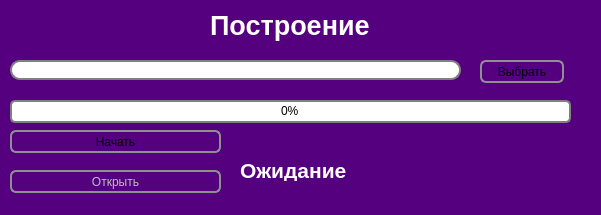
<?xml version="1.0" encoding="UTF-8"?>
<ui version="4.0">
 <class>MainWindow</class>
 <widget class="QMainWindow" name="MainWindow">
  <property name="geometry">
   <rect>
    <x>0</x>
    <y>0</y>
    <width>601</width>
    <height>215</height>
   </rect>
  </property>
  <property name="palette">
   <palette>
    <active>
     <colorrole role="Base">
      <brush brushstyle="SolidPattern">
       <color alpha="255">
        <red>255</red>
        <green>255</green>
        <blue>255</blue>
       </color>
      </brush>
     </colorrole>
     <colorrole role="Window">
      <brush brushstyle="SolidPattern">
       <color alpha="255">
        <red>85</red>
        <green>0</green>
        <blue>127</blue>
       </color>
      </brush>
     </colorrole>
    </active>
    <inactive>
     <colorrole role="Base">
      <brush brushstyle="SolidPattern">
       <color alpha="255">
        <red>255</red>
        <green>255</green>
        <blue>255</blue>
       </color>
      </brush>
     </colorrole>
     <colorrole role="Window">
      <brush brushstyle="SolidPattern">
       <color alpha="255">
        <red>85</red>
        <green>0</green>
        <blue>127</blue>
       </color>
      </brush>
     </colorrole>
    </inactive>
    <disabled>
     <colorrole role="Base">
      <brush brushstyle="SolidPattern">
       <color alpha="255">
        <red>85</red>
        <green>0</green>
        <blue>127</blue>
       </color>
      </brush>
     </colorrole>
     <colorrole role="Window">
      <brush brushstyle="SolidPattern">
       <color alpha="255">
        <red>85</red>
        <green>0</green>
        <blue>127</blue>
       </color>
      </brush>
     </colorrole>
    </disabled>
   </palette>
  </property>
  <property name="windowTitle">
   <string>MainWindow</string>
  </property>
  <widget class="QWidget" name="centralwidget">
   <widget class="QPushButton" name="OpenFileButton">
    <property name="geometry">
     <rect>
      <x>480</x>
      <y>60</y>
      <width>84</width>
      <height>23</height>
     </rect>
    </property>
    <property name="styleSheet">
     <string notr="true">QPushButton {
    border: 2px solid #8f8f91;
    border-radius: 6px;
    background-color: qlineargradient(x1: 0, y1: 0, x2: 0, y2: 1,
                                      stop: 0 #f6f7fa, stop: 1 #dadbde);
    min-width: 80px;
}

QPushButton:pressed {
    background-color: qlineargradient(x1: 0, y1: 0, x2: 0, y2: 1,
                                      stop: 0 #dadbde, stop: 1 #f6f7fa);
}

QPushButton:flat {
    border: none; /* no border for a flat push button */
}

QPushButton:default {
    border-color: navy; /* make the default button prominent */
}</string>
    </property>
    <property name="text">
     <string>Выбрать</string>
    </property>
   </widget>
   <widget class="QProgressBar" name="progressBar">
    <property name="geometry">
     <rect>
      <x>10</x>
      <y>100</y>
      <width>561</width>
      <height>23</height>
     </rect>
    </property>
    <property name="palette">
     <palette>
      <active>
       <colorrole role="WindowText">
        <brush brushstyle="SolidPattern">
         <color alpha="255">
          <red>255</red>
          <green>255</green>
          <blue>255</blue>
         </color>
        </brush>
       </colorrole>
       <colorrole role="Text">
        <brush brushstyle="SolidPattern">
         <color alpha="255">
          <red>0</red>
          <green>0</green>
          <blue>0</blue>
         </color>
        </brush>
       </colorrole>
      </active>
      <inactive>
       <colorrole role="WindowText">
        <brush brushstyle="SolidPattern">
         <color alpha="255">
          <red>255</red>
          <green>255</green>
          <blue>255</blue>
         </color>
        </brush>
       </colorrole>
       <colorrole role="Text">
        <brush brushstyle="SolidPattern">
         <color alpha="255">
          <red>0</red>
          <green>0</green>
          <blue>0</blue>
         </color>
        </brush>
       </colorrole>
      </inactive>
      <disabled>
       <colorrole role="WindowText">
        <brush brushstyle="SolidPattern">
         <color alpha="255">
          <red>120</red>
          <green>120</green>
          <blue>120</blue>
         </color>
        </brush>
       </colorrole>
       <colorrole role="Text">
        <brush brushstyle="SolidPattern">
         <color alpha="255">
          <red>120</red>
          <green>120</green>
          <blue>120</blue>
         </color>
        </brush>
       </colorrole>
      </disabled>
     </palette>
    </property>
    <property name="styleSheet">
     <string notr="true">QProgressBar {
    border: 2px solid grey;
    border-radius: 5px;
    text-align: center;
}

QProgressBar::chunk {
    background-color: lime;
    width: 20px;
}</string>
    </property>
    <property name="value">
     <number>0</number>
    </property>
   </widget>
   <widget class="QLineEdit" name="lineEdit">
    <property name="geometry">
     <rect>
      <x>10</x>
      <y>60</y>
      <width>451</width>
      <height>20</height>
     </rect>
    </property>
    <property name="styleSheet">
     <string notr="true">QLineEdit {
    border: 2px solid gray;
    border-radius: 10px;
    padding: 0 8px;
    background: white;
    selection-background-color: darkgray;
}</string>
    </property>
   </widget>
   <widget class="QPushButton" name="StartDetect">
    <property name="geometry">
     <rect>
      <x>10</x>
      <y>130</y>
      <width>211</width>
      <height>23</height>
     </rect>
    </property>
    <property name="styleSheet">
     <string notr="true">QPushButton {
    border: 2px solid #8f8f91;
    border-radius: 6px;
    background-color: qlineargradient(x1: 0, y1: 0, x2: 0, y2: 1,
                                      stop: 0 #f6f7fa, stop: 1 #dadbde);
    min-width: 80px;
}

QPushButton:pressed {
    background-color: qlineargradient(x1: 0, y1: 0, x2: 0, y2: 1,
                                      stop: 0 #dadbde, stop: 1 #f6f7fa);
}

QPushButton:flat {
    border: none; /* no border for a flat push button */
}

QPushButton:default {
    border-color: navy; /* make the default button prominent */
}
</string>
    </property>
    <property name="text">
     <string>Начать</string>
    </property>
   </widget>
   <widget class="QLabel" name="label">
    <property name="geometry">
     <rect>
      <x>210</x>
      <y>10</y>
      <width>171</width>
      <height>31</height>
     </rect>
    </property>
    <property name="palette">
     <palette>
      <active>
       <colorrole role="WindowText">
        <brush brushstyle="SolidPattern">
         <color alpha="255">
          <red>255</red>
          <green>255</green>
          <blue>255</blue>
         </color>
        </brush>
       </colorrole>
      </active>
      <inactive>
       <colorrole role="WindowText">
        <brush brushstyle="SolidPattern">
         <color alpha="255">
          <red>255</red>
          <green>255</green>
          <blue>255</blue>
         </color>
        </brush>
       </colorrole>
      </inactive>
      <disabled>
       <colorrole role="WindowText">
        <brush brushstyle="SolidPattern">
         <color alpha="255">
          <red>120</red>
          <green>120</green>
          <blue>120</blue>
         </color>
        </brush>
       </colorrole>
      </disabled>
     </palette>
    </property>
    <property name="font">
     <font>
      <pointsize>20</pointsize>
      <weight>75</weight>
      <bold>true</bold>
     </font>
    </property>
    <property name="text">
     <string>Построение</string>
    </property>
   </widget>
   <widget class="QLabel" name="label_2">
    <property name="geometry">
     <rect>
      <x>240</x>
      <y>160</y>
      <width>131</width>
      <height>21</height>
     </rect>
    </property>
    <property name="palette">
     <palette>
      <active>
       <colorrole role="WindowText">
        <brush brushstyle="SolidPattern">
         <color alpha="255">
          <red>255</red>
          <green>255</green>
          <blue>255</blue>
         </color>
        </brush>
       </colorrole>
      </active>
      <inactive>
       <colorrole role="WindowText">
        <brush brushstyle="SolidPattern">
         <color alpha="255">
          <red>255</red>
          <green>255</green>
          <blue>255</blue>
         </color>
        </brush>
       </colorrole>
      </inactive>
      <disabled>
       <colorrole role="WindowText">
        <brush brushstyle="SolidPattern">
         <color alpha="255">
          <red>120</red>
          <green>120</green>
          <blue>120</blue>
         </color>
        </brush>
       </colorrole>
      </disabled>
     </palette>
    </property>
    <property name="font">
     <font>
      <pointsize>16</pointsize>
      <weight>75</weight>
      <bold>true</bold>
     </font>
    </property>
    <property name="text">
     <string>Ожидание</string>
    </property>
   </widget>
   <widget class="QPushButton" name="OpenHTML">
    <property name="enabled">
     <bool>false</bool>
    </property>
    <property name="geometry">
     <rect>
      <x>10</x>
      <y>170</y>
      <width>211</width>
      <height>23</height>
     </rect>
    </property>
    <property name="styleSheet">
     <string notr="true">QPushButton {
    border: 2px solid #8f8f91;
    border-radius: 6px;
    background-color: qlineargradient(x1: 0, y1: 0, x2: 0, y2: 1,
                                      stop: 0 #f6f7fa, stop: 1 #dadbde);
    min-width: 80px;
}

QPushButton:pressed {
    background-color: qlineargradient(x1: 0, y1: 0, x2: 0, y2: 1,
                                      stop: 0 #dadbde, stop: 1 #f6f7fa);
}

QPushButton:flat {
    border: none; /* no border for a flat push button */
}

QPushButton:default {
    border-color: navy; /* make the default button prominent */
}
</string>
    </property>
    <property name="text">
     <string>Открыть</string>
    </property>
   </widget>
  </widget>
 </widget>
 <resources/>
 <connections/>
</ui>
